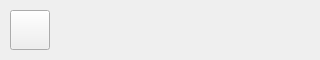
<?xml version="1.0" encoding="UTF-8"?>
<ui version="4.0">
 <class>groupitem</class>
 <widget class="QWidget" name="groupitem">
  <property name="geometry">
   <rect>
    <x>0</x>
    <y>0</y>
    <width>320</width>
    <height>60</height>
   </rect>
  </property>
  <property name="minimumSize">
   <size>
    <width>320</width>
    <height>60</height>
   </size>
  </property>
  <property name="maximumSize">
   <size>
    <width>320</width>
    <height>60</height>
   </size>
  </property>
  <property name="windowTitle">
   <string>Form</string>
  </property>
  <widget class="QPushButton" name="pb_icon">
   <property name="geometry">
    <rect>
     <x>10</x>
     <y>10</y>
     <width>40</width>
     <height>40</height>
    </rect>
   </property>
   <property name="text">
    <string/>
   </property>
   <property name="iconSize">
    <size>
     <width>40</width>
     <height>40</height>
    </size>
   </property>
  </widget>
  <widget class="QLabel" name="lb_name">
   <property name="geometry">
    <rect>
     <x>80</x>
     <y>10</y>
     <width>72</width>
     <height>15</height>
    </rect>
   </property>
   <property name="text">
    <string/>
   </property>
  </widget>
 </widget>
 <resources/>
 <connections/>
</ui>
